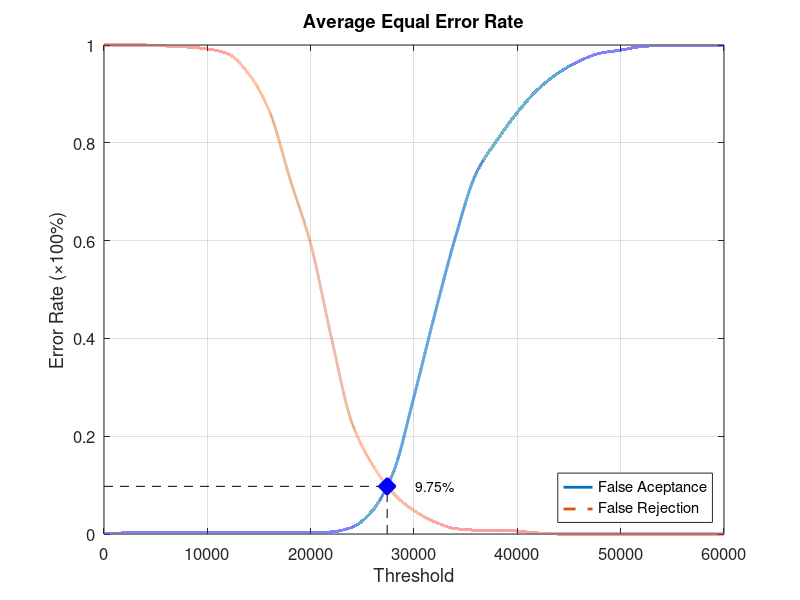
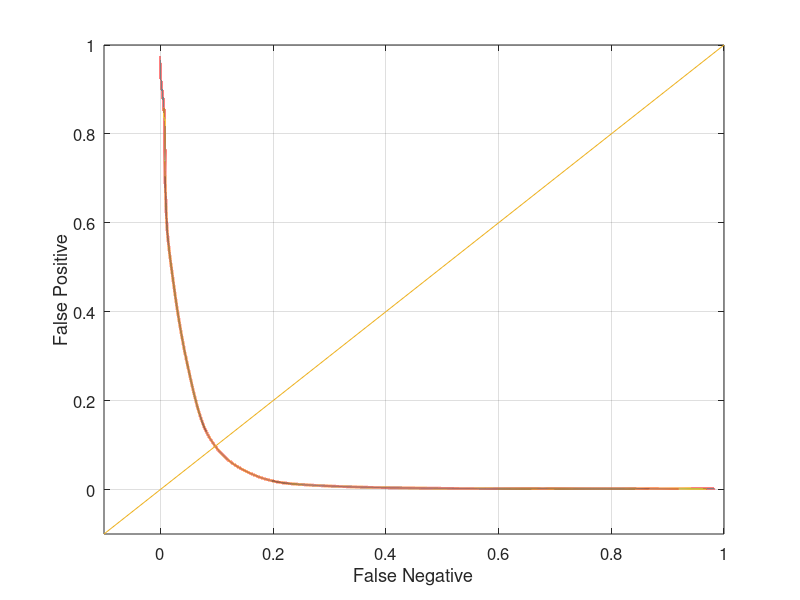

Write MATLAB code to recreate these figures, in order.
function yEER = Database3Average
close all;
clear;
clc;
x = 0:2000:60000;
xq = 0:0.5:60000;

y0 = [0 0.00210526 0.00210526 0.00210526 0.00210526 0.00210526 0.00210526 0.00210526 0.00210526 0.00210526 0.00210526 0.00421053 0.0136842 0.048421 0.126316 0.281053 0.448421 0.606316 0.736842 0.804211 0.862105 0.909474 0.943158 0.967368 0.983158 0.989474 0.996842 0.998947 0.998947 0.998947 1];
yy0 = interp1(x, y0, xq, 'pchip');
y1 = [1 1 1 0.998 0.996 0.992 0.982 0.941 0.865 0.726 0.593 0.402 0.227 0.141 0.083 0.048 0.025 0.011 0.008 0.008 0.006 0.002 0 0 0 0 0 0 0 0 0];
yy1 = interp1(x, y1, xq, 'pchip');

% Calculating EER: 
y2 = abs(y0 - y1);
find(y2 == min(y2))
yy2 = abs(yy0 - yy1);
xEER = find(yy2 == min(yy2));
xEERIndex = xq(xEER) % X-axis EER
yEER = yy0(xEER) % Y-axis EER

main = figure
plot(xq, yy0,'-','LineWidth', 2);	hold on
plot(xq, yy1,'--','LineWidth', 2);	hold on
plot([xEERIndex xEERIndex], [0 yEER], 'k--');	hold on
plot([0 xEERIndex], [yEER yEER], 'k--');	hold on
plot(xEERIndex, yEER, 'bx', 'LineWidth', 10);	hold on
text(xEERIndex + 10 * xEERIndex / 100, yEER, [num2str(round((10000 * yEER)) / 100) '%'])
legend('False Aceptance', 'False Rejection', 'Location', 'SouthEast')
xlabel('Threshold')
ylabel('Error Rate (\times100%)')
title('Average Equal Error Rate')
set(gca, 'FontSize', 12)
axis([0 60000 0 1])
grid on

print(main, 'Database3AverageMain', '-dpng');
FNRxFPR = figure('Color', [1 1 1]);
plot(yy1, yy0, '-', yy1, yy0, 'LineWidth', 2);
hold on
y = -0.1:0.1:1
plot(y, y); 
set(gca, 'FontSize', 12)
xlabel('False Negative')
ylabel('False Positive')
axis([-0.1 1 -0.1 1])
set(gca, 'FontSize', 12)
grid on

print(FNRxFPR, 'Database3AverageFNRxFPR','-dpng');
end
